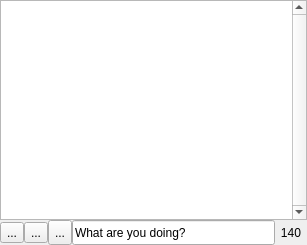
<ui version="4.0" >
 <class>MainWindow</class>
 <widget class="QWidget" name="MainWindow" >
  <property name="geometry" >
   <rect>
    <x>0</x>
    <y>0</y>
    <width>307</width>
    <height>245</height>
   </rect>
  </property>
  <property name="windowTitle" >
   <string>qTwitter</string>
  </property>
  <layout class="QVBoxLayout" name="verticalLayout" >
   <property name="spacing" >
    <number>0</number>
   </property>
   <property name="margin" >
    <number>0</number>
   </property>
   <item>
    <widget class="QListView" name="statusListView" >
     <property name="verticalScrollBarPolicy" >
      <enum>Qt::ScrollBarAlwaysOn</enum>
     </property>
     <property name="horizontalScrollBarPolicy" >
      <enum>Qt::ScrollBarAlwaysOff</enum>
     </property>
     <property name="autoScroll" >
      <bool>true</bool>
     </property>
     <property name="autoScrollMargin" >
      <number>1</number>
     </property>
     <property name="editTriggers" >
      <set>QAbstractItemView::NoEditTriggers</set>
     </property>
     <property name="showDropIndicator" stdset="0" >
      <bool>true</bool>
     </property>
     <property name="selectionMode" >
      <enum>QAbstractItemView::SingleSelection</enum>
     </property>
     <property name="iconSize" >
      <size>
       <width>48</width>
       <height>48</height>
      </size>
     </property>
     <property name="verticalScrollMode" >
      <enum>QAbstractItemView::ScrollPerPixel</enum>
     </property>
     <property name="horizontalScrollMode" >
      <enum>QAbstractItemView::ScrollPerPixel</enum>
     </property>
     <property name="flow" >
      <enum>QListView::LeftToRight</enum>
     </property>
     <property name="isWrapping" stdset="0" >
      <bool>true</bool>
     </property>
     <property name="resizeMode" >
      <enum>QListView::Adjust</enum>
     </property>
     <property name="spacing" >
      <number>0</number>
     </property>
     <property name="wordWrap" >
      <bool>true</bool>
     </property>
    </widget>
   </item>
   <item>
    <layout class="QHBoxLayout" name="horizontalLayout" >
     <property name="spacing" >
      <number>0</number>
     </property>
     <property name="topMargin" >
      <number>0</number>
     </property>
     <property name="rightMargin" >
      <number>0</number>
     </property>
     <item>
      <widget class="QToolButton" name="homeButton" >
       <property name="text" >
        <string>...</string>
       </property>
       <property name="icon" >
        <iconset resource="resources.qrc" >
         <normaloff>:/icons/icons/home.png</normaloff>:/icons/icons/home.png</iconset>
       </property>
       <property name="iconSize" >
        <size>
         <width>22</width>
         <height>22</height>
        </size>
       </property>
      </widget>
     </item>
     <item>
      <widget class="QToolButton" name="settingsButton" >
       <property name="text" >
        <string>...</string>
       </property>
       <property name="icon" >
        <iconset resource="resources.qrc" >
         <normaloff>:/icons/icons/configure.png</normaloff>:/icons/icons/configure.png</iconset>
       </property>
       <property name="iconSize" >
        <size>
         <width>22</width>
         <height>22</height>
        </size>
       </property>
      </widget>
     </item>
     <item>
      <widget class="QToolButton" name="updateButton" >
       <property name="maximumSize" >
        <size>
         <width>100</width>
         <height>100</height>
        </size>
       </property>
       <property name="text" >
        <string>...</string>
       </property>
       <property name="icon" >
        <iconset resource="resources.qrc" >
         <normaloff>:/icons/icons/reload.png</normaloff>:/icons/icons/reload.png</iconset>
       </property>
       <property name="iconSize" >
        <size>
         <width>22</width>
         <height>22</height>
        </size>
       </property>
      </widget>
     </item>
     <item>
      <widget class="StatusEdit" name="statusEdit" >
       <property name="minimumSize" >
        <size>
         <width>0</width>
         <height>25</height>
        </size>
       </property>
       <property name="maximumSize" >
        <size>
         <width>16777215</width>
         <height>32</height>
        </size>
       </property>
       <property name="text" >
        <string>What are you doing?</string>
       </property>
       <property name="maxLength" >
        <number>140</number>
       </property>
      </widget>
     </item>
     <item>
      <widget class="QLabel" name="countdownLabel" >
       <property name="sizePolicy" >
        <sizepolicy vsizetype="Preferred" hsizetype="Fixed" >
         <horstretch>0</horstretch>
         <verstretch>0</verstretch>
        </sizepolicy>
       </property>
       <property name="minimumSize" >
        <size>
         <width>32</width>
         <height>0</height>
        </size>
       </property>
       <property name="layoutDirection" >
        <enum>Qt::LeftToRight</enum>
       </property>
       <property name="text" >
        <string>140</string>
       </property>
       <property name="alignment" >
        <set>Qt::AlignCenter</set>
       </property>
       <property name="wordWrap" >
        <bool>false</bool>
       </property>
       <property name="margin" >
        <number>0</number>
       </property>
       <property name="indent" >
        <number>-1</number>
       </property>
       <property name="openExternalLinks" >
        <bool>false</bool>
       </property>
      </widget>
     </item>
    </layout>
   </item>
  </layout>
 </widget>
 <customwidgets>
  <customwidget>
   <class>StatusEdit</class>
   <extends>QLineEdit</extends>
   <header>statusedit.h</header>
  </customwidget>
 </customwidgets>
 <tabstops>
  <tabstop>statusListView</tabstop>
  <tabstop>statusEdit</tabstop>
  <tabstop>updateButton</tabstop>
  <tabstop>settingsButton</tabstop>
  <tabstop>homeButton</tabstop>
 </tabstops>
 <resources>
  <include location="resources.qrc" />
 </resources>
 <connections/>
</ui>
